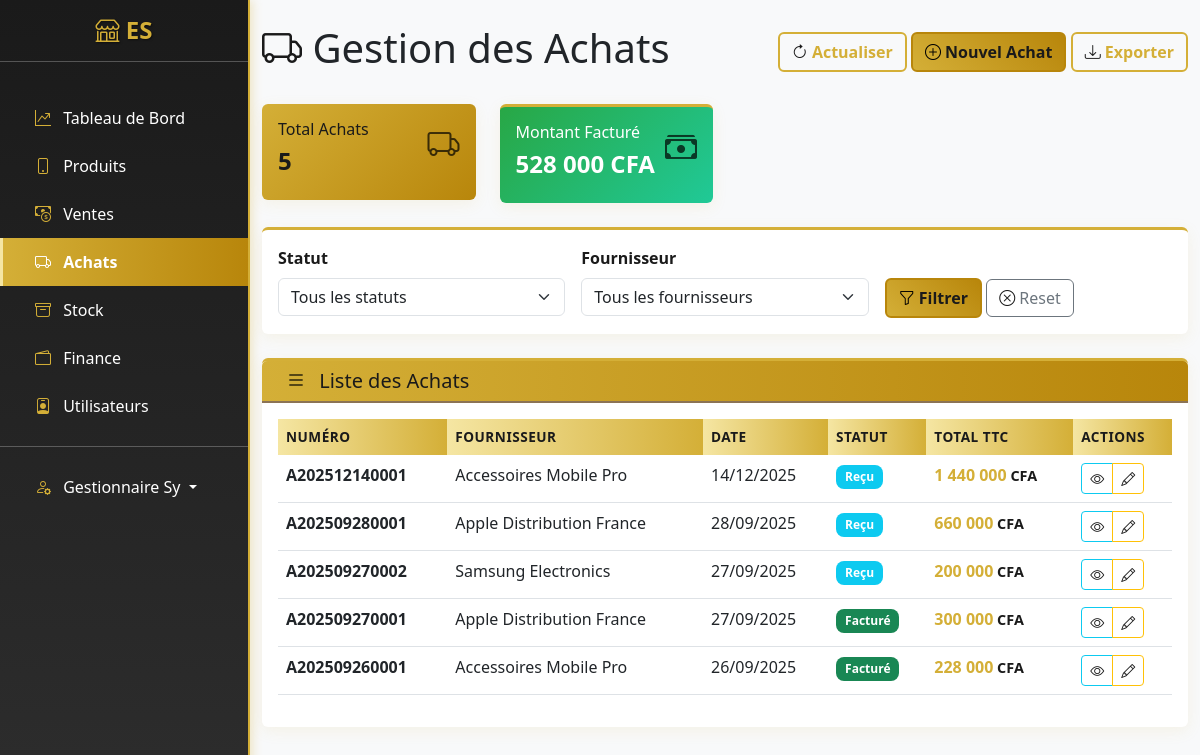
The page /achats/ (signed in) on the database its author committed.
### apps/users/models.py (models this page shows, shortened)
class User(AbstractUser):
    ROLE_CHOICES = [
        ('admin', 'Administrateur'),
        ('manager', 'Gestionnaire'),
        ('cashier', 'Caissier'),
    ]
    email = models.EmailField(unique=True)
    telephone = models.CharField(max_length=15, blank=True)
    role = models.CharField(max_length=20, choices=ROLE_CHOICES, default='admin')
    date_creation = models.DateTimeField(auto_now_add=True)
    USERNAME_FIELD = 'username'
    REQUIRED_FIELDS = ['email']
    class Meta:
        verbose_name = "Utilisateur"
        verbose_name_plural = "Utilisateurs"

### apps/achats/models.py (models this page shows, shortened)
class Achat(models.Model):
    STATUT_CHOICES = [
        ('brouillon', 'Brouillon'),
        ('commande', 'Commandé'),
        ('recu', 'Reçu'),
        ('facture', 'Facturé'),
    ]
    numero = models.CharField(max_length=20, unique=True, blank=True)
    fournisseur = models.ForeignKey(Fournisseur, on_delete=models.CASCADE, related_name='achats')
    date_achat = models.DateTimeField(auto_now_add=True)
    date_livraison = models.DateField(null=True, blank=True)
    statut = models.CharField(max_length=20, choices=STATUT_CHOICES, default='brouillon')
    total_ht = models.DecimalField(max_digits=10, decimal_places=2, default=0)
    total_ttc = models.DecimalField(max_digits=10, decimal_places=2, default=0)
    utilisateur = models.ForeignKey(User, on_delete=models.SET_NULL, null=True, blank=True)
    note = models.TextField(blank=True)
    class Meta:
        verbose_name = "Achat"
        verbose_name_plural = "Achats"
        ordering = ['-date_achat']

class Fournisseur(models.Model):
    nom = models.CharField(max_length=200)
    contact = models.CharField(max_length=100, blank=True)
    telephone = models.CharField(max_length=15, blank=True)
    email = models.EmailField(blank=True)
    adresse = models.TextField(blank=True)
    date_creation = models.DateTimeField(auto_now_add=True)
    actif = models.BooleanField(default=True)
    class Meta:
        verbose_name = "Fournisseur"
        verbose_name_plural = "Fournisseurs"
        ordering = ['nom']

### apps/achats/views.py (the view)
# urls.py: path('', views.AchatListView.as_view(), name='list'),
@method_decorator(manager_or_admin_cashier_required, name='dispatch')
class AchatListView(LoginRequiredMixin, ListView):
    model = Achat
    template_name = 'achats/list.html'
    context_object_name = 'achats'
    paginate_by = 20
    def get_queryset(self):
        queryset = Achat.objects.select_related('fournisseur', 'utilisateur')
        statut = self.request.GET.get('statut')
        if statut:
            queryset = queryset.filter(statut=statut)
        return queryset
    def get_context_data(self, **kwargs):
        context = super().get_context_data(**kwargs)
        context['statuts'] = Achat.STATUT_CHOICES
        context['total_achats'] = Achat.objects.count()
        context['total_facture'] = Achat.objects.filter(statut='facture').aggregate(
            total=Sum('total_ttc')
        )['total'] or 0
        return context

### templates/achats/list.html (shortened to what this page needs)
{% extends 'base.html' %}
{% load static %}
{% load math_filters %}
{% load humanize %}
{% block content %}
<div class="d-flex justify-content-between align-items-center mb-4">
    <h1><i class="bi bi-truck"></i> Gestion des Achats</h1>
    <div>
        <button class="btn btn-outline-primary" onclick="location.reload()">
            <i class="bi bi-arrow-clockwise"></i> Actualiser
        </button>
        {% if user.role in 'admin,manager' %}
        <a href="{% url 'achats:create' %}" class="btn btn-primary">
            <i class="bi bi-plus-circle" style="color: black;"></i> Nouvel Achat
        </a>
        {% endif %}
        <a href="{% url 'achats:export' %}" class="btn btn-outline-primary">
            <i class="bi bi-download"></i> Exporter
        </a>
    </div>
</div>
<div class="row mb-4">
    <div class="col-md-3">
        <div class="card bg-primary text-white">
            <div class="card-body">
                <div class="d-flex justify-content-between">
                    <div>
                        <h6>Total Achats</h6>
                        <h4 style="font-weight: 900;">{{ total_achats }}</h4>
                    </div>
                    <i class="bi bi-truck" style="font-size: 2rem; opacity: 0.7; color: black;"></i>
                </div>
            </div>
        </div>
    </div>
    <div class="col-md-3">
        <div class="card bg-success text-white">
            <div class="card-body">
                <div class="d-flex justify-content-between">
                    <div>
                        <h6>Montant Facturé</h6>
                        <h4 style="font-weight: 900;">{{ total_facture|floatformat:0|intcomma }} CFA</h4>
                    </div>
                    <i class="bi bi-cash-stack" style="font-size: 2rem; opacity: 0.7; color: black;"></i>
                </div>
            </div>
        </div>
    </div>
</div>
<div class="card mb-4">
    <div class="card-body">
        <form method="get" class="row g-3">
            <div class="col-md-4">
                <label class="form-label">Statut</label>
                <select name="statut" class="form-select">
                    <option value="">Tous les statuts</option>
                </select>
            </div>
            <div class="col-md-4">
                <label class="form-label">Fournisseur</label>
                <select name="fournisseur" class="form-select">
                    <option value="">Tous les fournisseurs</option>
                </select>
            </div>
            <div class="col-md-4">
                <label class="form-label">&nbsp;</label>
                <div>
                    <button type="submit" class="btn btn-primary">
                        <i class="bi bi-funnel" style="color: black;"></i> Filtrer
                    </button>
                    <a href="{% url 'achats:list' %}" class="btn btn-outline-secondary">
                        <i class="bi bi-x-circle"></i> Reset
                    </a>
                </div>
            </div>
        </form>
    </div>
</div>
<div class="card">
    <div class="card-header">
        <h5 class="card-title mb-0">
            <i class="bi bi-list p-2" style="color: black;"></i> Liste des Achats
        </h5>
    </div>
    <div class="card-body">
        <div class="table-responsive">
            <table class="table table-hover">
                <thead>
                    <tr>
                        <th>Numéro</th>
                        <th>Fournisseur</th>
                        <th>Date</th>
                        <th>Statut</th>
                        <th>Total TTC</th>
                        <th>Actions</th>
                    </tr>
                </thead>
                <tbody>
                    {% for achat in achats %}
                    <tr>
                        <td>
                            <strong>{{ achat.numero }}</strong>
                        </td>
                        <td>{{ achat.fournisseur.nom }}</td>
                        <td>{{ achat.date_achat|date:"d/m/Y" }}</td>
                        <td>
                            <span class="badge {% if achat.statut == 'facture' %}bg-success{% elif achat.statut == 'recu' %}bg-info{% elif achat.statut == 'commande' %}bg-warning{% else %}bg-secondary{% endif %}">
                                {{ achat.get_statut_display }}
                            </span>
                        </td>
                        <td>
                            <strong class="montant-cfa">{{ achat.total_ttc|floatformat:0|intcomma }}</strong>
                        </td>
                        <td>
                            <div class="btn-group btn-group-sm">
                                <a href="{% url 'achats:detail' achat.pk %}" class="btn btn-outline-info" title="Voir">
                                    <i class="bi bi-eye"></i>
                                </a>
                                {% if user.role in 'admin,manager' %}
                                <a href="{% url 'achats:edit' achat.pk %}" class="btn btn-outline-warning" title="Modifier">
                                    <i class="bi bi-pencil"></i>
                                </a>
                                {% endif %}
                            </div>
                        </td>
                    </tr>
                    {% endfor %}
                </tbody>
            </table>
        </div>
    </div>
</div>
{% endblock %}

### templates/base.html (shortened to what this page needs)
<!DOCTYPE html>
<html lang="fr">
    <head>
        <link href="https://cdn.jsdelivr.net/npm/bootstrap@5.3.0/dist/css/bootstrap.min.css" rel="stylesheet">
        <link rel="stylesheet" href="https://cdn.jsdelivr.net/npm/bootstrap-icons@1.11.0/font/bootstrap-icons.css">
        {% load static %}
        <link rel="stylesheet" href="{% static 'css/custom.css' %}">
    </head>
    <body>
        <div id="wrapper">
            <div class="d-md-flex">
                <nav id="sidebar" class="text-white collapse d-md-block" style="width: 250px; min-height: 100vh;">
                    <div class="position-sticky">
                        <div class="py-3">
                            <h4 class="text-center">
                                <i class="logo bi-shop"></i> ES
                            </h4>
                            <hr>
                        </div>
                        <div class="nav flex-column">
                            <a href="{% url 'dashboard:index' %}" class="nav-link text-white {% if request.resolver_match.app_name == 'dashboard' %}active{% endif %}">
                                <i class="logo bi-graph-up-arrow px-2"></i> Tableau de Bord
                            </a>
                            <a href="{% url 'produits:list' %}" class="nav-link text-white {% if request.resolver_match.app_name == 'produits' %}active{% endif %}">
                                <i class="logo bi-phone px-2"></i> Produits
                            </a>
                            <a href="{% url 'ventes:list' %}" class="nav-link text-white {% if request.resolver_match.app_name == 'ventes' %}active{% endif %}">
                                <i class="logo bi-cash-coin px-2"></i> Ventes
                            </a>
                            <a href="{% url 'achats:list' %}" class="nav-link text-white {% if request.resolver_match.app_name == 'achats' %}active{% endif %}">
                                <i class="logo bi-truck px-2"></i> Achats
                            </a>
                            <a href="{% url 'stock:list' %}" class="nav-link text-white {% if request.resolver_match.app_name == 'stock' %}active{% endif %}">
                                <i class="logo bi-archive px-2"></i> Stock
                            </a>
                            <a href="{% url 'finance:overview' %}" class="nav-link text-white {% if request.resolver_match.app_name == 'finance' %}active{% endif %}">
                                <i class="logo bi-wallet2 px-2"></i> Finance
                            </a>
                            {% if user.role in 'admin,manager' %}
                            <a href="{% url 'users:user_list' %}" class="nav-link text-white {% if request.resolver_match.app_name == 'users' %}active{% endif %}">
                                <i class="logo bi-person-badge px-2"></i> Utilisateurs
                            </a>
                            {% endif %}
                            <hr>
                            <div class="dropdown">
                                <a class="nav-link text-white dropdown-toggle" href="#" role="button" data-bs-toggle="dropdown">
                                    <i class="logo bi-person-gear px-2"></i> {{ user.get_full_name|default:user.username }}
                                </a>
                            </div>
                        </div>
                    </div>
                </nav>
                <main class="flex-fill">
                    <div class="container-fluid py-4">
                        {% block content %}{% endblock %}
                    </div>
                </main>
            </div>
        </div>
        {% load static %}
    </body>
</html>

### static/css/custom.css (style rules this page uses)
:root { --primary-color: #D4AF37; --primary-dark: #B8860B; --secondary-color: #1a1a1a; --secondary-light: #2d2d2d; --success-color: #28a745; --info-color: #17a2b8; --warning-color: #ffc107; --danger-color: #dc3545; --light-gold: #F5E6A3; --dark-gold: #8B7355; }
body { background-color: #f8f9fa; font-family: 'Segoe UI', Tahoma, Geneva, Verdana, sans-serif; }
#sidebar { background: linear-gradient(180deg, var(--secondary-color) 0%, var(--secondary-light) 100%); box-shadow: 2px 0 10px rgba(212, 175, 55, 0.3); border-right: 2px solid var(--primary-color); }
#sidebar .nav-link { padding: 0.75rem 1.5rem; border-radius: 0; transition: all 0.3s ease; color: #ffffff; border-left: 3px solid transparent; }
#sidebar h4 { color: var(--primary-color); text-shadow: 1px 1px 2px rgba(0,0,0,0.5); font-weight: bold; }
.logo { color: var(--primary-color); }
.card { border: none; box-shadow: 0 4px 15px rgba(212, 175, 55, 0.1); transition: all 0.3s ease; border-top: 3px solid var(--primary-color); }
.card-header { background: linear-gradient(90deg, var(--primary-color), var(--primary-dark)); color: var(--secondary-color); border-bottom: 2px solid var(--dark-gold); font-weight: 600; }
.btn-primary { background: linear-gradient(45deg, var(--primary-color), var(--primary-dark)); border: 2px solid var(--primary-dark); color: var(--secondary-color); font-weight: 600; transition: all 0.3s ease; }
.btn-outline-primary { border: 2px solid var(--primary-color); color: var(--primary-color); font-weight: 600; }
.card.bg-primary { background: linear-gradient(135deg, var(--primary-color), var(--primary-dark)) !important; border: none; color: var(--secondary-color) !important; }
.card.bg-success { background: linear-gradient(135deg, #28a745, #20c997) !important; }
.table th { background: linear-gradient(90deg, var(--light-gold), var(--primary-color)); color: var(--secondary-color); border: none; font-weight: 600; text-transform: uppercase; font-size: 0.85rem; letter-spacing: 0.5px; }
.badge { font-size: 0.75em; font-weight: 600; padding: 0.5em 0.75em; border-radius: 0.5rem; }
.form-label { color: var(--secondary-color); font-weight: 600; }
.bi { color: var(--secondary-color); }
.montant-cfa { font-weight: bold; color: var(--primary-color); }
.montant-cfa::after { content: " CFA"; font-size: 0.9em; color: var(--secondary-color); }

### rows shown on the page
User: get_full_name "Gestionnaire Sy"
Achat: numero "A202512140001", fournisseur.nom "Accessoires Mobile Pro", date_achat "14/12/2025", statut "Reçu", total_ttc "1 440 000"
Achat: numero "A202509280001", fournisseur.nom "Apple Distribution France", date_achat "28/09/2025", statut "Reçu", total_ttc "660 000"
Achat: numero "A202509270002", fournisseur.nom "Samsung Electronics", date_achat "27/09/2025", statut "Reçu", total_ttc "200 000"
Achat: numero "A202509270001", fournisseur.nom "Apple Distribution France", date_achat "27/09/2025", statut "Facturé", total_ttc "300 000"
Achat: numero "A202509260001", fournisseur.nom "Accessoires Mobile Pro", date_achat "26/09/2025", statut "Facturé", total_ttc "228 000"

### other values the page prints
{{ total_achats }} "5"
{{ total_facture|floatformat:0|intcomma }} "528 000"
